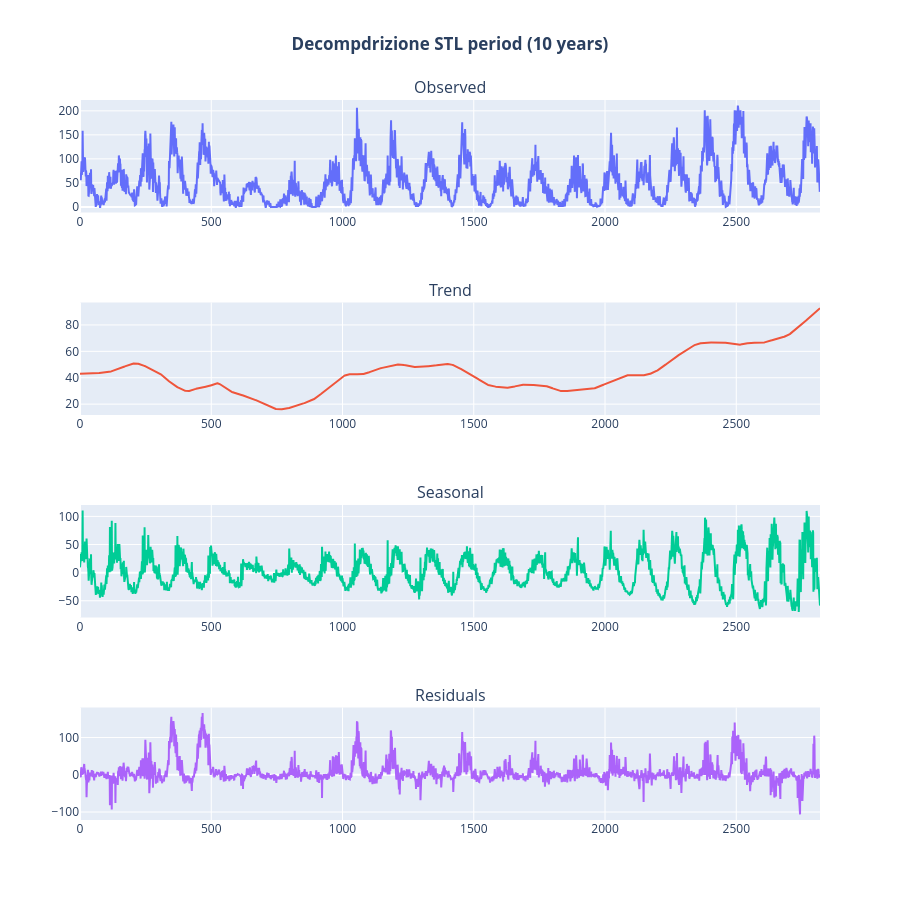

Notebook code cell kept with this figure:
### Code cell
decompdrition = seasonal_decompose(df.Sunspots,model='additive',period=120)
dates = df.Sunspots.index

stl = STL(df.Sunspots, period=125, robust=True)
decompdrition_stl = stl.fit()

fig = plot_seasonal_decompose(decompdrition_stl,dates=dates,title=f"Decompdrizione STL period (10 years)")
fig.show()

### Figure 1 — Plotly figure (JSON) as saved in the notebook; plotly's stock layout.template omitted (floating-point values rounded to 4 significant figures; data arrays with more than 128 entries replaced by an {"elided": "..."} marker saying what was removed)
{"data": [{"mode": "lines", "name": "Observed", "type": "scatter", "x": {"elided": "2820 int values"}, "xaxis": "x", "y": {"elided": "2820 float values"}, "yaxis": "y"}, {"mode": "lines", "name": "Trend", "type": "scatter", "x": {"elided": "2820 int values"}, "xaxis": "x2", "y": {"elided": "2820 float values"}, "yaxis": "y2"}, {"mode": "lines", "name": "Seasonal", "type": "scatter", "x": {"elided": "2820 int values"}, "xaxis": "x3", "y": {"elided": "2820 float values"}, "yaxis": "y3"}, {"mode": "lines", "name": "Residual", "type": "scatter", "x": {"elided": "2820 int values"}, "xaxis": "x4", "y": {"elided": "2820 float values"}, "yaxis": "y4"}], "layout": {"annotations": [{"font": {"size": 16}, "showarrow": false, "text": "Observed", "x": 0.5, "xanchor": "center", "xref": "paper", "y": 1, "yanchor": "bottom", "yref": "paper"}, {"font": {"size": 16}, "showarrow": false, "text": "Trend", "x": 0.5, "xanchor": "center", "xref": "paper", "y": 0.7188, "yanchor": "bottom", "yref": "paper"}, {"font": {"size": 16}, "showarrow": false, "text": "Seasonal", "x": 0.5, "xanchor": "center", "xref": "paper", "y": 0.4375, "yanchor": "bottom", "yref": "paper"}, {"font": {"size": 16}, "showarrow": false, "text": "Residuals", "x": 0.5, "xanchor": "center", "xref": "paper", "y": 0.1562, "yanchor": "bottom", "yref": "paper"}], "height": 900, "margin": {"t": 100}, "showlegend": false, "title": {"text": "<b>Decompdrizione STL period (10 years)</b>", "x": 0.5}, "xaxis": {"anchor": "y", "domain": [0, 1]}, "xaxis2": {"anchor": "y2", "domain": [0, 1]}, "xaxis3": {"anchor": "y3", "domain": [0, 1]}, "xaxis4": {"anchor": "y4", "domain": [0, 1]}, "yaxis": {"anchor": "x", "domain": [0.8438, 1]}, "yaxis2": {"anchor": "x2", "domain": [0.5625, 0.7188]}, "yaxis3": {"anchor": "x3", "domain": [0.2812, 0.4375]}, "yaxis4": {"anchor": "x4", "domain": [0, 0.1562]}}}
